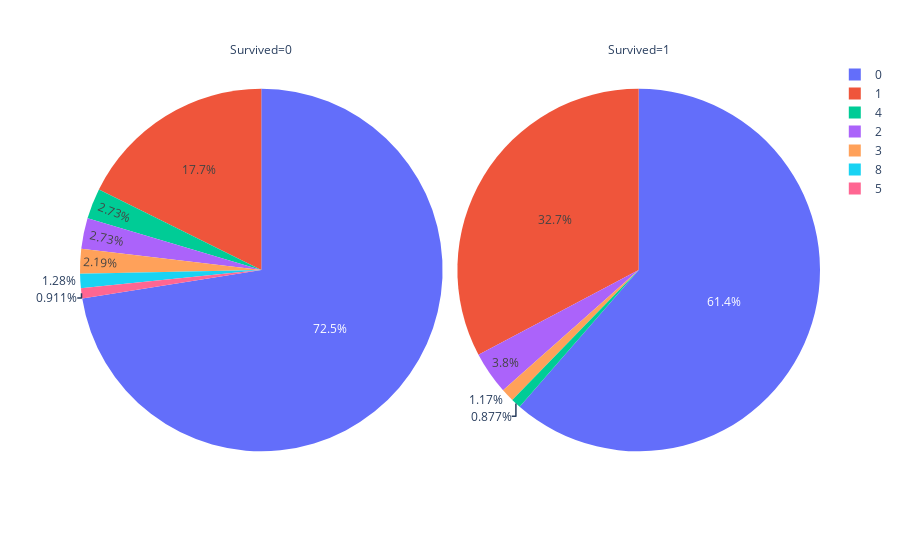

The code cell stored with this chart in its notebook:
### Markdown cell above
**`SibSp` `Parch`**

### Code cell
fig = px.pie(df_clean, names='SibSp', facet_col='Survived')
fig.show()

### Figure 1 — Plotly figure (JSON) as saved in the notebook; plotly's stock layout.template omitted (floating-point values rounded to 4 significant figures; data arrays with more than 128 entries replaced by an {"elided": "..."} marker saying what was removed)
{"data": [{"domain": {"x": [0, 0.49], "y": [0, 1]}, "hovertemplate": "Survived=0<br>SibSp=%{label}<extra></extra>", "labels": {"elided": "549 int values"}, "legendgroup": "", "name": "", "showlegend": true, "type": "pie"}, {"domain": {"x": [0.51, 1], "y": [0, 1]}, "hovertemplate": "Survived=1<br>SibSp=%{label}<extra></extra>", "labels": {"elided": "342 int values"}, "legendgroup": "", "name": "", "showlegend": true, "type": "pie"}], "layout": {"annotations": [{"font": {}, "showarrow": false, "text": "Survived=0", "x": 0.245, "xanchor": "center", "xref": "paper", "y": 1, "yanchor": "bottom", "yref": "paper"}, {"font": {}, "showarrow": false, "text": "Survived=1", "x": 0.755, "xanchor": "center", "xref": "paper", "y": 1, "yanchor": "bottom", "yref": "paper"}], "legend": {"tracegroupgap": 0}, "margin": {"t": 60}}}
